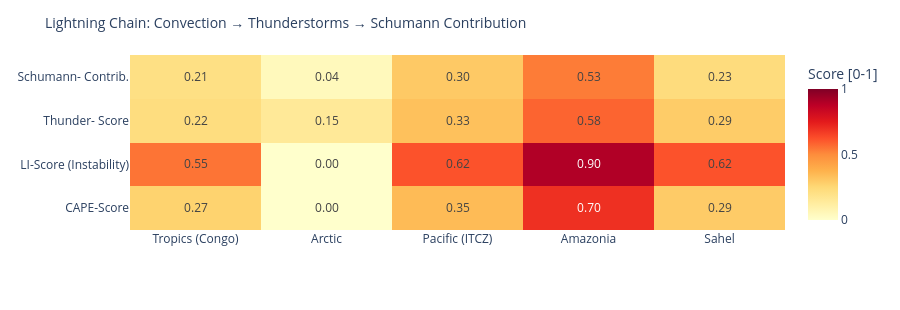

The notebook cell saved with this chart:
### Code cell
# ============================================================
# LIGHTNING CHAIN: Convection → Thunderstorms → Schumann
# Shows the causal chain per measurement point as heatmap
# ============================================================

def cape_score(v):
    """CAPE → normalized score [0,1]"""
    if v is None or pd.isna(v): return 0.0
    return min(1.0, float(v) / 3000)

def li_score(v):
    """Lifted Index: negative = unstable → score [0,1]"""
    if v is None or pd.isna(v): return 0.3
    return min(1.0, max(0.0, (-float(v) + 6) / 12))

def cloud_score(v):
    if v is None or pd.isna(v): return 0.3
    return float(v) / 100

def thunder_score(row):
    """Kombinierter Gewitterwahrscheinlichkeits-Score
    CAPE + LI + Bedeckung + WMO-Gewitter + konvektiver Niederschlag (showers)
    Hinweis: X-Ray und Kp sind kein Bestandteil – nur geomagn./solarer Kontext.
    """
    cs = cape_score(row.get('cape'))
    ls = li_score(row.get('li'))
    cl = cloud_score(row.get('cloud'))
    t  = 1.0 if row.get('thunderstorm') else 0.0
    # Convective precipitation (showers) as additional indicator
    sh = min(1.0, (row.get('showers') or 0) / 5.0)
    return round(cs * 0.30 + ls * 0.25 + cl * 0.15 + t * 0.20 + sh * 0.10, 3)

def schumann_contribution(t_score, lat):
    """Schumann contribution: higher in tropics (±30°), scaled by thunderstorm score"""
    lat_weight = max(0.3, 1.0 - abs(lat) / 60)
    return round(t_score * lat_weight, 3)

df_atm['cape_score']   = df_atm.apply(lambda r: cape_score(r['cape']), axis=1)
df_atm['li_score']     = df_atm.apply(lambda r: li_score(r['li']),    axis=1)
df_atm['thunder_score']= df_atm.apply(lambda r: thunder_score(r.to_dict()), axis=1)
df_atm['schumann_contribution'] = df_atm.apply(
    lambda r: schumann_contribution(r['thunder_score'], r['lat']), axis=1)

metrics = ['cape_score', 'li_score', 'thunder_score', 'schumann_contribution']
labels  = ['CAPE-Score', 'LI-Score\n(Instability)', 'Thunder-\nScore', 'Schumann-\nContrib.']
z_data  = [df_atm[m].tolist() for m in metrics]

fig = go.Figure(go.Heatmap(
    z=z_data,
    x=df_atm['point'].tolist(),
    y=labels,
    colorscale='YlOrRd',
    zmin=0, zmax=1,
    text=[[f'{v:.2f}' for v in row] for row in z_data],
    texttemplate='%{text}', textfont=dict(size=12),
    colorbar=dict(title='Score [0-1]')
))
fig.update_layout(
    title=dict(text='Lightning Chain: Convection → Thunderstorms → Schumann Contribution', font=dict(size=14)),
    height=310,
    plot_bgcolor='rgba(0,0,0,0)', paper_bgcolor='rgba(0,0,0,0)',
    margin=dict(l=130, r=80, t=55, b=80)
)
fig.show()

### Figure 1 — Plotly figure (JSON) as saved in the notebook; plotly's stock layout.template omitted (floating-point values rounded to 4 significant figures)
{"data": [{"colorbar": {"title": {"text": "Score [0-1]"}}, "colorscale": [[0.0, "rgb(255,255,204)"], [0.125, "rgb(255,237,160)"], [0.25, "rgb(254,217,118)"], [0.375, "rgb(254,178,76)"], [0.5, "rgb(253,141,60)"], [0.625, "rgb(252,78,42)"], [0.75, "rgb(227,26,28)"], [0.875, "rgb(189,0,38)"], [1.0, "rgb(128,0,38)"]], "text": [["0.27", "0.00", "0.35", "0.70", "0.29"], ["0.55", "0.00", "0.62", "0.90", "0.62"], ["0.22", "0.15", "0.33", "0.58", "0.29"], ["0.21", "0.04", "0.30", "0.53", "0.23"]], "textfont": {"size": 12}, "texttemplate": "%{text}", "type": "heatmap", "x": ["Tropics (Congo)", "Arctic", "Pacific (ITCZ)", "Amazonia", "Sahel"], "y": ["CAPE-Score", "LI-Score\n(Instability)", "Thunder-\nScore", "Schumann-\nContrib."], "z": [[0.27, 0.0, 0.3467, 0.6967, 0.2933], [0.55, 0.0, 0.6167, 0.9, 0.6167], [0.224, 0.15, 0.327, 0.581, 0.292], [0.209, 0.045, 0.3, 0.533, 0.229]], "zmax": 1, "zmin": 0}], "layout": {"height": 310, "margin": {"b": 80, "l": 130, "r": 80, "t": 55}, "paper_bgcolor": "rgba(0,0,0,0)", "plot_bgcolor": "rgba(0,0,0,0)", "title": {"font": {"size": 14}, "text": "Lightning Chain: Convection → Thunderstorms → Schumann Contribution"}}}
